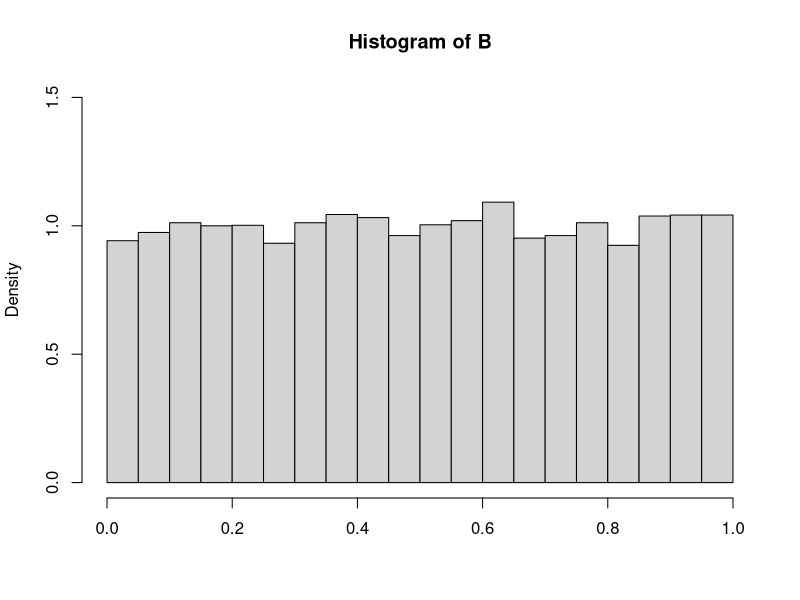
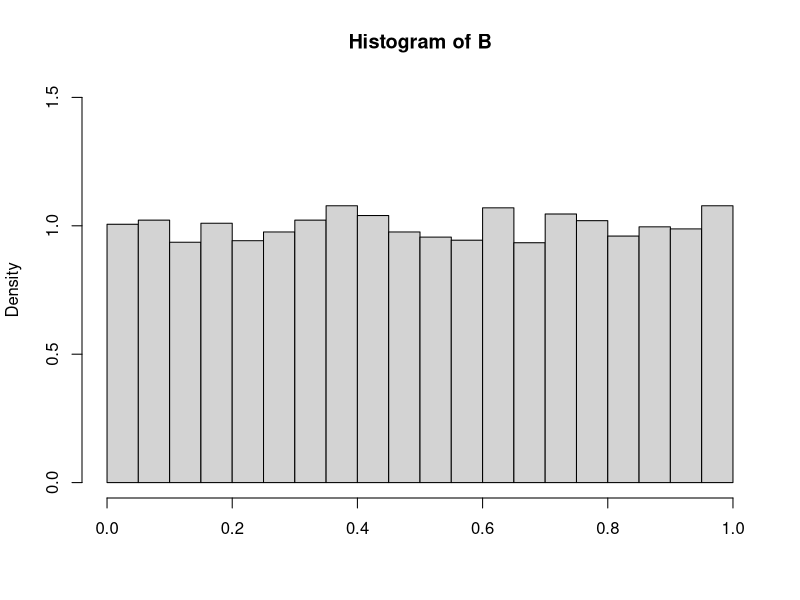

Write R code to recreate these figures, in order. (Note: this script raises an error after producing the figures.)
## ---- chunk 1
knitr::opts_chunk$set(echo = TRUE)
## ---- chunk 2
# A probability distribution is a statistical function that describes all the possible values and likelihoods that a random variable can take within a given range. This range will be between the minimum and maximum statistically possible values.

n <- 10000
B <- as.data.frame(runif(n, min=0, max=1))
C <- as.data.frame(runif(n, min=0, max=1))



min(B)
max(B)

# checking the skewness of B
hist(B[,1], prob=TRUE, ylim=c(0,1.5), main = 'Histogram of B', xlab = '')


min(C)
max(C)
#checking skewness of C
hist(C[,1], prob=TRUE, ylim=c(0,1.5), main = 'Histogram of B', xlab = '')



j = 0
for(i in 1:length(B)){
  if(B[i]+C[i] < 0.5){
    j = j+1
  }
}
print(paste("The Probabilty B+C < 1/2 =", j/length(B)))


## ---- chunk 3
a <- sum((B+C) < .5)/n
print(paste("The probability of B+C less than 1/2 is",a))
## ---- chunk 4
b <- (sum((B*C) < .5)/n)
print(paste("The probability of B*C less than 1/2 is",b))
## ---- chunk 5
c <- sum(abs((B-C)) < .5)/n
print(paste("The probability of |B-C| be less than 1/2 is",c))
## ---- chunk 6
d <- 1
B <- runif(n, min=0, max=1)
C <- runif(n, min=0, max=1)
for(i in 1:length(B)){
  if(max(B[i], C[i]) < 0.5){
    d = d + 1
  }
}
d <- d/10000
print(paste("The probability of max{B,C} less than 1/2 is",d))
## ---- chunk 7
e <- 1
B <- runif(n, min=0, max=1)
C <- runif(n, min=0, max=1)
for(i in 1:length(B)){
  if(min(B[i], C[i]) < 0.5){
    e = e + 1
  }
}
e <- e/10000
print(paste("The probability of min{B,C} less than 1/2 is",d))
